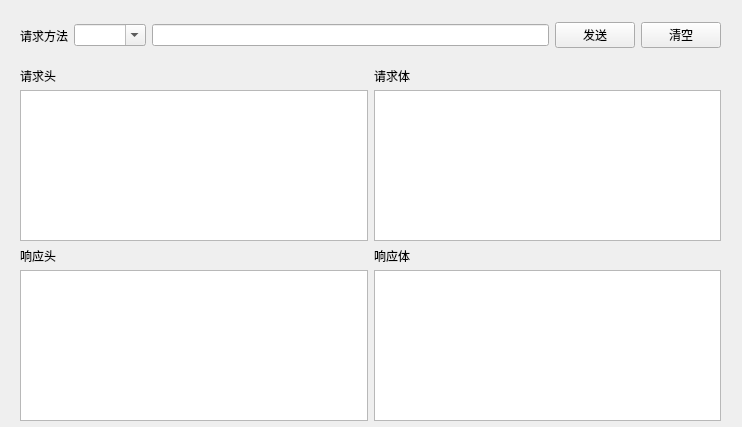
<?xml version="1.0" encoding="UTF-8"?>
<ui version="4.0">
 <class>Form</class>
 <widget class="QWidget" name="Form">
  <property name="geometry">
   <rect>
    <x>0</x>
    <y>0</y>
    <width>742</width>
    <height>427</height>
   </rect>
  </property>
  <property name="windowTitle">
   <string>QGYRequestTool</string>
  </property>
  <widget class="QWidget" name="horizontalLayoutWidget">
   <property name="geometry">
    <rect>
     <x>20</x>
     <y>10</y>
     <width>701</width>
     <height>51</height>
    </rect>
   </property>
   <layout class="QHBoxLayout" name="hLayout1">
    <item>
     <widget class="QLabel" name="labelRequestMethod">
      <property name="text">
       <string>请求方法</string>
      </property>
     </widget>
    </item>
    <item>
     <widget class="QComboBox" name="select_comboxBox">
      <property name="editable">
       <bool>true</bool>
      </property>
      <property name="currentText">
       <string>请选择</string>
      </property>
      <property name="currentIndex">
       <number>-1</number>
      </property>
     </widget>
    </item>
    <item>
     <widget class="QLineEdit" name="url_lineEdit"/>
    </item>
    <item>
     <widget class="QPushButton" name="send_pushButton">
      <property name="text">
       <string>发送</string>
      </property>
     </widget>
    </item>
    <item>
     <widget class="QPushButton" name="clear_pushButtion">
      <property name="text">
       <string>清空</string>
      </property>
     </widget>
    </item>
   </layout>
  </widget>
  <widget class="QWidget" name="horizontalLayoutWidget_2">
   <property name="geometry">
    <rect>
     <x>20</x>
     <y>60</y>
     <width>701</width>
     <height>31</height>
    </rect>
   </property>
   <layout class="QHBoxLayout" name="hLayout2">
    <item>
     <widget class="QLabel" name="labelRequestHead">
      <property name="text">
       <string>请求头</string>
      </property>
     </widget>
    </item>
    <item>
     <widget class="QLabel" name="labelRequestBody">
      <property name="text">
       <string>请求体</string>
      </property>
     </widget>
    </item>
   </layout>
  </widget>
  <widget class="QWidget" name="horizontalLayoutWidget_3">
   <property name="geometry">
    <rect>
     <x>20</x>
     <y>90</y>
     <width>701</width>
     <height>151</height>
    </rect>
   </property>
   <layout class="QHBoxLayout" name="hLayout3">
    <item>
     <widget class="QPlainTextEdit" name="header"/>
    </item>
    <item>
     <widget class="QPlainTextEdit" name="body"/>
    </item>
   </layout>
  </widget>
  <widget class="QWidget" name="horizontalLayoutWidget_4">
   <property name="geometry">
    <rect>
     <x>20</x>
     <y>240</y>
     <width>701</width>
     <height>31</height>
    </rect>
   </property>
   <layout class="QHBoxLayout" name="hLayout4">
    <item>
     <widget class="QLabel" name="labelResponseHead">
      <property name="text">
       <string>响应头</string>
      </property>
     </widget>
    </item>
    <item>
     <widget class="QLabel" name="labelReponseBody">
      <property name="text">
       <string>响应体</string>
      </property>
     </widget>
    </item>
   </layout>
  </widget>
  <widget class="QWidget" name="horizontalLayoutWidget_6">
   <property name="geometry">
    <rect>
     <x>20</x>
     <y>270</y>
     <width>701</width>
     <height>151</height>
    </rect>
   </property>
   <layout class="QHBoxLayout" name="hLayout5">
    <item>
     <widget class="QTextBrowser" name="resp_h_textBrowser"/>
    </item>
    <item>
     <widget class="QTextBrowser" name="resp_b_textBrowser"/>
    </item>
   </layout>
  </widget>
 </widget>
 <resources/>
 <connections/>
</ui>
